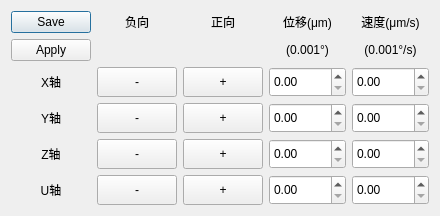
      <widget class="QWidget" name="tab_1">
       <property name="styleSheet">
        <string notr="true">QWidget#tab_1{
		background-color:#d4dff3;
		border:1px solid #d4dff3;
 }
</string>
       </property>
       <attribute name="title">
        <string>点位运动</string>
       </attribute>
       <layout class="QGridLayout" name="gridLayout_5" rowstretch="1,1,1,1,1,1" columnstretch="1,1,1,1,1">
        <item row="2" column="2">
         <widget class="QPushButton" name="XP">
          <property name="minimumSize">
           <size>
            <width>0</width>
            <height>30</height>
           </size>
          </property>
          <property name="styleSheet">
           <string notr="true"/>
          </property>
          <property name="text">
           <string>+</string>
          </property>
         </widget>
        </item>
        <item row="3" column="1">
         <widget class="QPushButton" name="YN">
          <property name="minimumSize">
           <size>
            <width>0</width>
            <height>30</height>
           </size>
          </property>
          <property name="styleSheet">
           <string notr="true"/>
          </property>
          <property name="text">
           <string>-</string>
          </property>
         </widget>
        </item>
        <item row="2" column="0">
         <widget class="QLabel" name="label_17">
          <property name="text">
           <string>X轴</string>
          </property>
          <property name="alignment">
           <set>Qt::AlignCenter</set>
          </property>
         </widget>
        </item>
        <item row="4" column="4">
         <widget class="QDoubleSpinBox" name="ZSpeed">
          <property name="minimumSize">
           <size>
            <width>0</width>
            <height>30</height>
           </size>
          </property>
          <property name="styleSheet">
           <string notr="true"/>
          </property>
          <property name="decimals">
           <number>2</number>
          </property>
          <property name="maximum">
           <double>10000.000000000000000</double>
          </property>
         </widget>
        </item>
        <item row="2" column="3">
         <widget class="QDoubleSpinBox" name="XDisplacement">
          <property name="minimumSize">
           <size>
            <width>0</width>
            <height>30</height>
           </size>
          </property>
          <property name="styleSheet">
           <string notr="true"/>
          </property>
          <property name="decimals">
           <number>2</number>
          </property>
          <property name="maximum">
           <double>10000.000000000000000</double>
          </property>
         </widget>
        </item>
        <item row="5" column="3">
         <widget class="QDoubleSpinBox" name="UDisplacement">
          <property name="minimumSize">
           <size>
            <width>0</width>
            <height>30</height>
           </size>
          </property>
          <property name="styleSheet">
           <string notr="true"/>
          </property>
          <property name="decimals">
           <number>2</number>
          </property>
          <property name="maximum">
           <double>10000.000000000000000</double>
          </property>
         </widget>
        </item>
        <item row="4" column="2">
         <widget class="QPushButton" name="ZP">
          <property name="minimumSize">
           <size>
            <width>0</width>
            <height>30</height>
           </size>
          </property>
          <property name="styleSheet">
           <string notr="true"/>
          </property>
          <property name="text">
           <string>+</string>
          </property>
         </widget>
        </item>
        <item row="0" column="0" rowspan="2">
         <widget class="QDialogButtonBox" name="recordPos">
          <property name="enabled">
           <bool>true</bool>
          </property>
          <property name="sizePolicy">
           <sizepolicy hsizetype="Expanding" vsizetype="Expanding">
            <horstretch>0</horstretch>
            <verstretch>0</verstretch>
           </sizepolicy>
          </property>
          <property name="minimumSize">
           <size>
            <width>0</width>
            <height>0</height>
           </size>
          </property>
          <property name="sizeIncrement">
           <size>
            <width>0</width>
            <height>0</height>
           </size>
          </property>
          <property name="baseSize">
           <size>
            <width>0</width>
            <height>0</height>
           </size>
          </property>
          <property name="focusPolicy">
           <enum>Qt::NoFocus</enum>
          </property>
          <property name="contextMenuPolicy">
           <enum>Qt::CustomContextMenu</enum>
          </property>
          <property name="toolTipDuration">
           <number>2</number>
          </property>
          <property name="whatsThis">
           <string/>
          </property>
          <property name="accessibleName">
           <string/>
          </property>
          <property name="accessibleDescription">
           <string/>
          </property>
          <property name="layoutDirection">
           <enum>Qt::LeftToRight</enum>
          </property>
          <property name="autoFillBackground">
           <bool>false</bool>
          </property>
          <property name="styleSheet">
           <string notr="true"/>
          </property>
          <property name="orientation">
           <enum>Qt::Vertical</enum>
          </property>
          <property name="standardButtons">
           <set>QDialogButtonBox::Apply|QDialogButtonBox::Save</set>
          </property>
          <property name="centerButtons">
           <bool>true</bool>
          </property>
         </widget>
        </item>
        <item row="3" column="0">
         <widget class="QLabel" name="label_18">
          <property name="text">
           <string>Y轴</string>
          </property>
          <property name="alignment">
           <set>Qt::AlignCenter</set>
          </property>
         </widget>
        </item>
        <item row="5" column="4">
         <widget class="QDoubleSpinBox" name="USpeed">
          <property name="minimumSize">
           <size>
            <width>0</width>
            <height>30</height>
           </size>
          </property>
          <property name="styleSheet">
           <string notr="true"/>
          </property>
          <property name="decimals">
           <number>2</number>
          </property>
          <property name="maximum">
           <double>10000.000000000000000</double>
          </property>
         </widget>
        </item>
        <item row="4" column="0">
         <widget class="QLabel" name="label_19">
          <property name="text">
           <string>Z轴</string>
          </property>
          <property name="alignment">
           <set>Qt::AlignCenter</set>
          </property>
         </widget>
        </item>
        <item row="0" column="3">
         <widget class="QLabel" name="label_5">
          <property name="layoutDirection">
           <enum>Qt::LeftToRight</enum>
          </property>
          <property name="styleSheet">
           <string notr="true">border: none;</string>
          </property>
          <property name="text">
           <string>位移(μm)</string>
          </property>
          <property name="alignment">
           <set>Qt::AlignCenter</set>
          </property>
         </widget>
        </item>
        <item row="5" column="1">
         <widget class="QPushButton" name="UN">
          <property name="minimumSize">
           <size>
            <width>0</width>
            <height>30</height>
           </size>
          </property>
          <property name="styleSheet">
           <string notr="true"/>
          </property>
          <property name="text">
           <string>-</string>
          </property>
         </widget>
        </item>
        <item row="3" column="3">
         <widget class="QDoubleSpinBox" name="YDisplacement">
          <property name="minimumSize">
           <size>
            <width>0</width>
            <height>30</height>
           </size>
          </property>
          <property name="styleSheet">
           <string notr="true"/>
          </property>
          <property name="decimals">
           <number>2</number>
          </property>
          <property name="maximum">
           <double>10000.000000000000000</double>
          </property>
         </widget>
        </item>
        <item row="3" column="4">
         <widget class="QDoubleSpinBox" name="YSpeed">
          <property name="minimumSize">
           <size>
            <width>0</width>
            <height>30</height>
           </size>
          </property>
          <property name="styleSheet">
           <string notr="true"/>
          </property>
          <property name="decimals">
           <number>2</number>
          </property>
          <property name="maximum">
           <double>10000.000000000000000</double>
          </property>
         </widget>
        </item>
        <item row="5" column="2">
         <widget class="QPushButton" name="UP">
          <property name="minimumSize">
           <size>
            <width>0</width>
            <height>30</height>
           </size>
          </property>
          <property name="styleSheet">
           <string notr="true"/>
          </property>
          <property name="text">
           <string>+</string>
          </property>
         </widget>
        </item>
        <item row="2" column="1">
         <widget class="QPushButton" name="XN">
          <property name="minimumSize">
           <size>
            <width>0</width>
            <height>30</height>
           </size>
          </property>
          <property name="styleSheet">
           <string notr="true"/>
          </property>
          <property name="text">
           <string>-</string>
          </property>
         </widget>
        </item>
        <item row="3" column="2">
         <widget class="QPushButton" name="YP">
          <property name="minimumSize">
           <size>
            <width>0</width>
            <height>30</height>
           </size>
          </property>
          <property name="styleSheet">
           <string notr="true"/>
          </property>
          <property name="text">
           <string>+</string>
          </property>
         </widget>
        </item>
        <item row="0" column="4">
         <widget class="QLabel" name="label_10">
          <property name="layoutDirection">
           <enum>Qt::LeftToRight</enum>
          </property>
          <property name="styleSheet">
           <string notr="true">border: none;</string>
          </property>
          <property name="text">
           <string>速度(μm/s)</string>
          </property>
          <property name="alignment">
           <set>Qt::AlignCenter</set>
          </property>
         </widget>
        </item>
        <item row="0" column="2">
         <widget class="QLabel" name="label_9">
          <property name="styleSheet">
           <string notr="true">border: none;</string>
          </property>
          <property name="text">
           <string>正向</string>
          </property>
          <property name="alignment">
           <set>Qt::AlignCenter</set>
          </property>
         </widget>
        </item>
        <item row="4" column="3">
         <widget class="QDoubleSpinBox" name="ZDisplacement">
          <property name="minimumSize">
           <size>
            <width>0</width>
            <height>30</height>
           </size>
          </property>
          <property name="styleSheet">
           <string notr="true"/>
          </property>
          <property name="decimals">
           <number>2</number>
          </property>
          <property name="maximum">
           <double>10000.000000000000000</double>
          </property>
         </widget>
        </item>
        <item row="4" column="1">
         <widget class="QPushButton" name="ZN">
          <property name="minimumSize">
           <size>
            <width>0</width>
            <height>30</height>
           </size>
          </property>
          <property name="styleSheet">
           <string notr="true"/>
          </property>
          <property name="text">
           <string>-</string>
          </property>
         </widget>
        </item>
        <item row="5" column="0">
         <widget class="QLabel" name="label_20">
          <property name="text">
           <string>U轴</string>
          </property>
          <property name="alignment">
           <set>Qt::AlignCenter</set>
          </property>
         </widget>
        </item>
        <item row="2" column="4">
         <widget class="QDoubleSpinBox" name="XSpeed">
          <property name="minimumSize">
           <size>
            <width>0</width>
            <height>30</height>
           </size>
          </property>
          <property name="styleSheet">
           <string notr="true"/>
          </property>
          <property name="decimals">
           <number>2</number>
          </property>
          <property name="minimum">
           <double>0.000000000000000</double>
          </property>
          <property name="maximum">
           <double>10000.000000000000000</double>
          </property>
          <property name="singleStep">
           <double>1.000000000000000</double>
          </property>
          <property name="value">
           <double>0.000000000000000</double>
          </property>
         </widget>
        </item>
        <item row="0" column="1">
         <widget class="QLabel" name="label_8">
          <property name="styleSheet">
           <string notr="true">border: none;</string>
          </property>
          <property name="text">
           <string>负向</string>
          </property>
          <property name="alignment">
           <set>Qt::AlignCenter</set>
          </property>
         </widget>
        </item>
        <item row="1" column="3">
         <widget class="QLabel" name="label_11">
          <property name="styleSheet">
           <string notr="true">border: none;</string>
          </property>
          <property name="text">
           <string>(0.001°)</string>
          </property>
          <property name="alignment">
           <set>Qt::AlignCenter</set>
          </property>
         </widget>
        </item>
        <item row="1" column="4">
         <widget class="QLabel" name="label_12">
          <property name="styleSheet">
           <string notr="true">border: none;</string>
          </property>
          <property name="text">
           <string>(0.001°/s)</string>
          </property>
          <property name="alignment">
           <set>Qt::AlignCenter</set>
          </property>
         </widget>
        </item>
       </layout>
      </widget>
